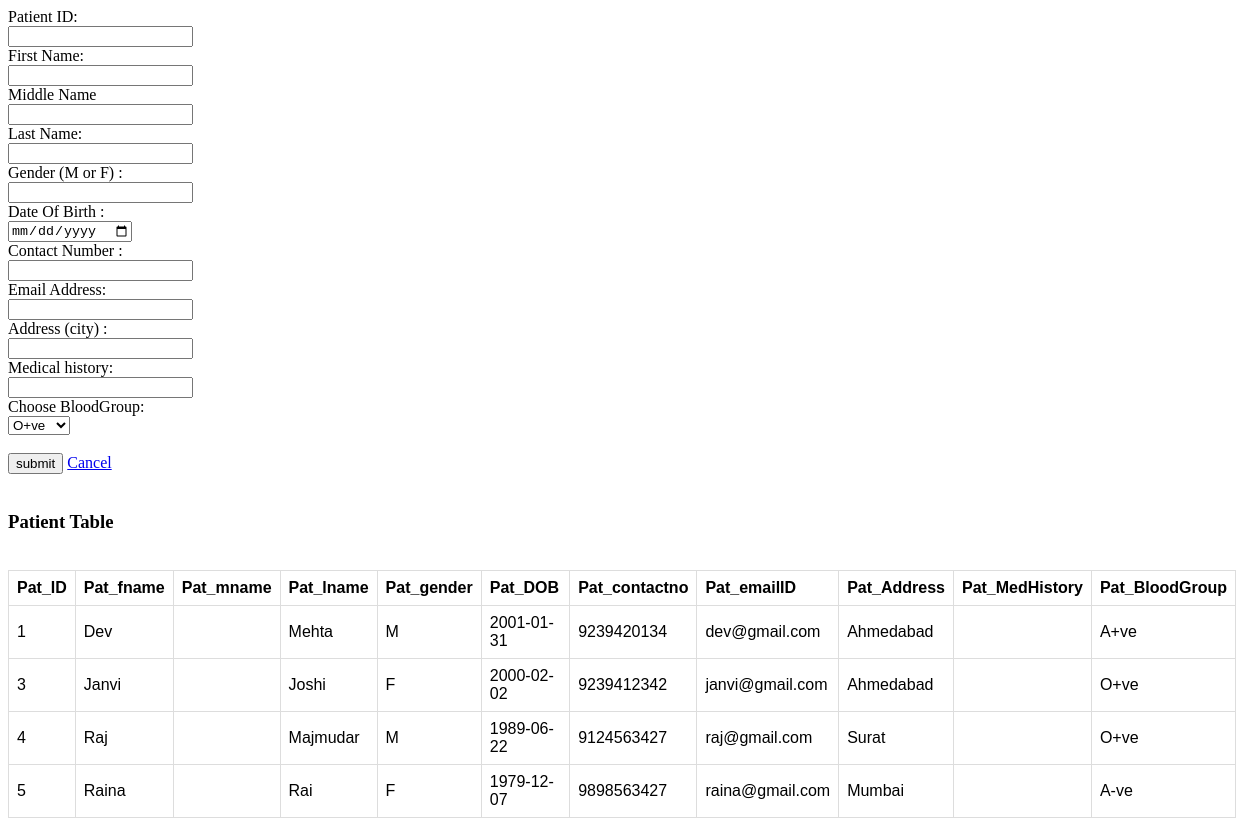
/Hospital_management_PhpProject/Patient_personal_info.php, run on the app's committed database.
### tables this page shows
CREATE TABLE Patient_personal_info(Pat_ID INT PRIMARY KEY,
								   Pat_fname varchar(20) NOT NULL,
								   Pat_mname varchar(20),
								   Pat_lname varchar(20) NOT NULL,
								   Pat_gender varchar(2) NOT NULL,
                                   Pat_DOB DATE NOT NULL,
								   Pat_contactno BIGINT NOT NULL,
                                   Pat_emailID  varchar(50) unique check(pat_emailID=lower(pat_emailID)),
                                   Pat_Address varchar(250),
                                   Pat_MedHistory varchar(500),
                                   Pat_BloodGroup varchar(10) NOT NULL
								   );

### Hospital_management_PhpProject/Patient_personal_info.php (the view, shortened to what this page needs)
<!DOCTYPE html>
<html>
  <body>
      <link rel="stylesheet" href="style.css">
      <form method="post" action="insertPatientInfo.php">
                Patient ID:<br>
                <input type="number" name="Pat_ID">
		<br>
                First Name:<br>
		<input type="text" name="Pat_fname">
		<br>
                Middle Name<br>
		<input type="text" name="Pat_mname">
		<br>
                 Last Name:<br>
		<input type="text" name="Pat_lname">
		<br>
                 Gender (M or F) :<br>
		<input type="text" name="Pat_gender">
		<br>
                Date Of Birth  :<br>
                <input type="date" name="Pat_DOB" >
		<br>
                 Contact Number :<br>
                 <input type="number" name="Pat_contactno" pattern="^\d{10}$">
		<br>
                 Email Address:<br>
                 <input type="email" name="Pat_emailID">
		<br>
                 Address (city) :<br>
		<input type="text" name="Pat_Address">
		<br>
                 Medical history:<br>
		<input type="text" name="Pat_MedHistory">
		<br>
                <label for="Pat_BloodGroup">Choose BloodGroup:</label>
                <br><select name="Pat_BloodGroup" id="cars">
                    <option >O+ve</option>
<br>
                </select>
                <br><br>
  <input type="submit" name="save" value="submit">
                <a class="btn btn-link ml-2" href="welcome.php">Cancel</a>
     </form>
  </body>
</html>
<h3>Patient Table</h3>
<?php
$mysqli = new mysqli("localhost", "root", "root", "HospitalP");
$sql = "SELECT * FROM Patient_personal_info";
if($result = $mysqli->query($sql)){
    if($result->num_rows > 0){
        echo "<table>";
            echo "<tr>";
                echo "<th>Pat_ID</th>";
                echo "<th>Pat_fname</th>";
                echo "<th>Pat_mname</th>";
                echo "<th>Pat_lname</th>";
                echo "<th>Pat_gender</th>";
                echo "<th>Pat_DOB</th>";
                echo "<th>Pat_contactno</th>";
                echo "<th>Pat_emailID</th>";
                echo "<th>Pat_Address</th>";
                echo "<th>Pat_MedHistory</th>";
                echo "<th>Pat_BloodGroup</th>";
            echo "</tr>";
        while($row = $result->fetch_array()){
            echo "<tr>";
                echo "<td>" . $row['Pat_ID'] . "</td>";
                echo "<td>" . $row['Pat_fname'] . "</td>";
                echo "<td>" . $row['Pat_mname'] . "</td>";
                echo "<td>" . $row['Pat_lname'] . "</td>";
                echo "<td>" . $row['Pat_gender'] . "</td>";
                echo "<td>" . $row['Pat_DOB'] . "</td>";
                echo "<td>" . $row['Pat_contactno'] . "</td>";
                echo "<td>" . $row['Pat_emailID'] . "</td>";
                echo "<td>" . $row['Pat_Address'] . "</td>";
                echo "<td>" . $row['Pat_MedHistory'] . "</td>";
                echo "<td>" . $row['Pat_BloodGroup'] . "</td>";
            echo "</tr>";
        }
        echo "</table>";
    } else{
        echo "No records matching your query were found.";
    }
} else{
    echo "ERROR: Could not able to execute $sql. " . $mysqli->error;
}
?>

### Hospital_management_PhpProject/style.css (style rules this page uses)
table { font-family: arial, sans-serif; border-collapse: collapse; width: 100%; }
td, th { border: 1px solid #dddddd; text-align: left; padding: 8px; }
tr:nth-child(even) { background-color: white; }

### data on the page
patient_personal_info: Pat_ID "1", Pat_fname "Dev", Pat_lname "Mehta", Pat_gender "M", Pat_DOB "2001-01-31", Pat_contactno "9239420134", Pat_emailID "dev@gmail.com", Pat_Address "Ahmedabad", Pat_BloodGroup "A+ve"
patient_personal_info: Pat_ID "3", Pat_fname "Janvi", Pat_lname "Joshi", Pat_gender "F", Pat_DOB "2000-02-02", Pat_contactno "9239412342", Pat_emailID "janvi@gmail.com", Pat_Address "Ahmedabad", Pat_BloodGroup "O+ve"
patient_personal_info: Pat_ID "4", Pat_fname "Raj", Pat_lname "Majmudar", Pat_gender "M", Pat_DOB "1989-06-22", Pat_contactno "9124563427", Pat_emailID "raj@gmail.com", Pat_Address "Surat", Pat_BloodGroup "O+ve"
patient_personal_info: Pat_ID "5", Pat_fname "Raina", Pat_lname "Rai", Pat_gender "F", Pat_DOB "1979-12-07", Pat_contactno "9898563427", Pat_emailID "raina@gmail.com", Pat_Address "Mumbai", Pat_BloodGroup "A-ve"
